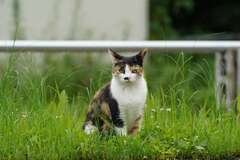
#> input picture sam.jpg, 240 x 160 px
$ python -i merge_image.py   (imports and definitions only)
#> lines starting #> are read from the running program, lines starting #| are printed output that depends on the picture
import os
from PIL import Image, ImageFilter
import itertools
import numpy as np
import cv2
import argparse

# 채널 유사도 계산 함수
# [25 lines left out: functions calculate_channel_similarity, canny_edge_detection, not called in this run]

# 텍스처 특징 추출
def extract_texture_features(image):
    # OpenCV로 이미지 로드
    cv_image = cv2.cvtColor(np.array(image), cv2.COLOR_RGB2BGR)

    # 이미지를 그레이스케일로 변환
    gray_image = cv2.cvtColor(cv_image, cv2.COLOR_BGR2GRAY)

    # ORB 특징 추출기 생성
    orb = cv2.ORB_create()

    # 특징 디스크립터 계산
    _, descriptors = orb.detectAndCompute(gray_image, None)

    return descriptors

# 색상 특징 추출
# [117 lines left out: functions extract_color_features, merge_images, not called in this run]


# 스크립트 실행
# [10 lines not run here, left out]

>>> import cv2
>>> picture = cv2.cvtColor(cv2.imread('sam.jpg'), cv2.COLOR_BGR2RGB)
>>> result = extract_texture_features(picture)
#> in extract_texture_features, cv_image is the input picture: shape (160, 240, 3); mean B, G, R 74.7, 124.6, 107.5
#> in extract_texture_features, `gray_image = cv2.cvtColor(cv_image, cv2.COLOR_BGR2GRAY)`:
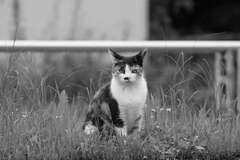
#> gray_image: shape (160, 240); min 1, max 254, mean 113.8
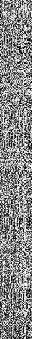
#> result: shape (339, 32); min 0, max 255, mean 134.8
